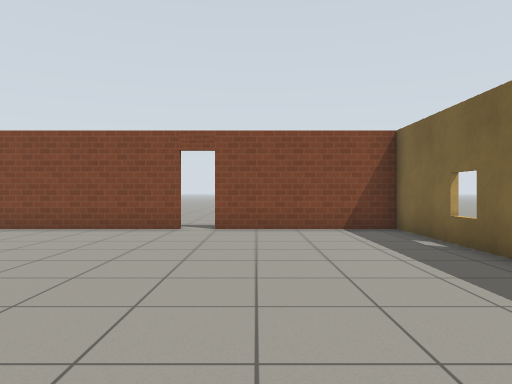
view 1 (above)

15 first-person views from a walk through a world built for the Gazebo simulator. The camera is 0.94 m above the floor, looks level and sees 70° across. The floor is counted in squares, 1 m on a side. Each view is taken from the middle of a square. On the plan, view 1 faces up. The plan holds only what a view shows up to about 13 squares ahead; the rest is blank. Gazebo's built-in surfaces are drawn with simple patterns.

view 2
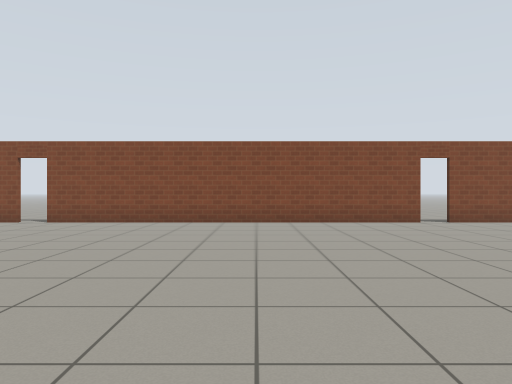

view 3
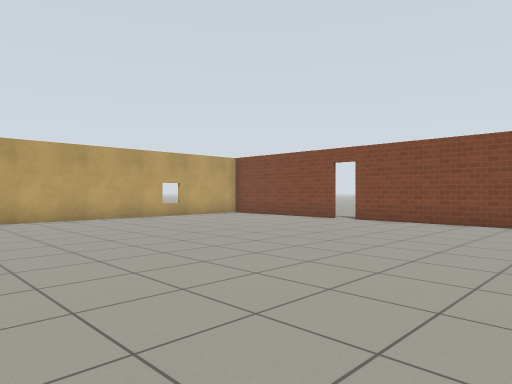

view 4
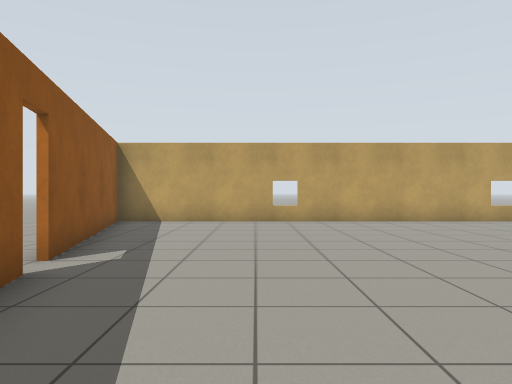

view 5
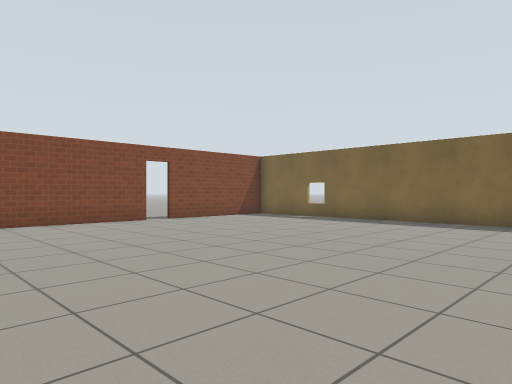

view 6
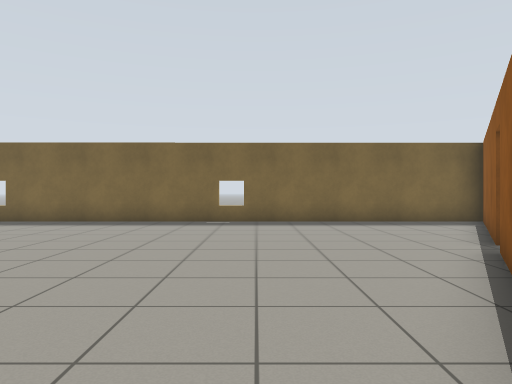

view 7
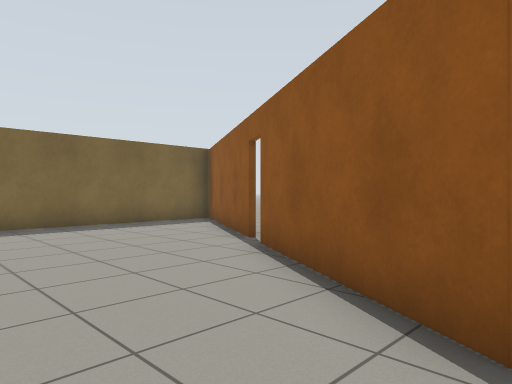

view 8
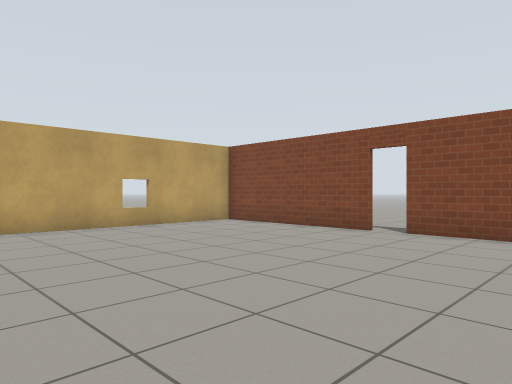

view 9
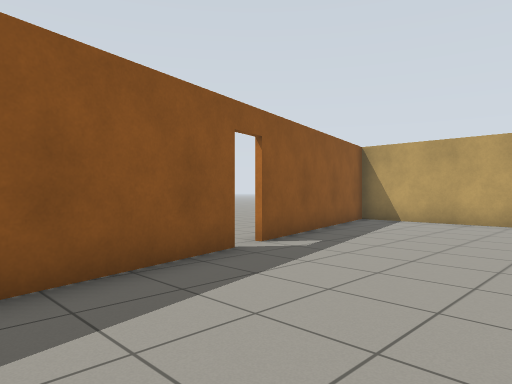

view 10
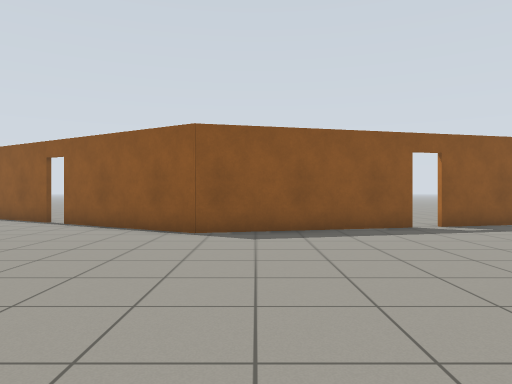

view 11
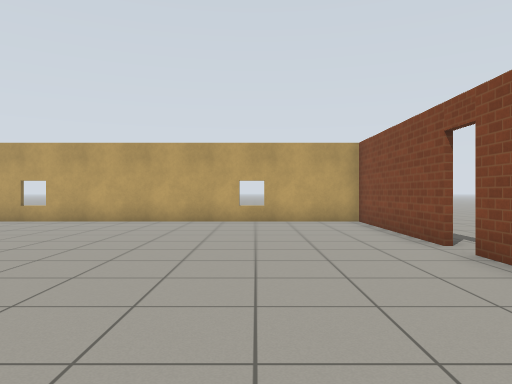

view 12
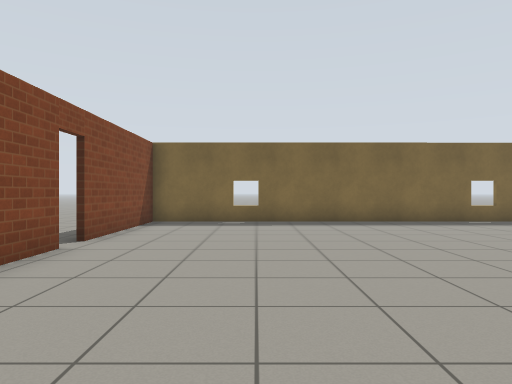

view 13
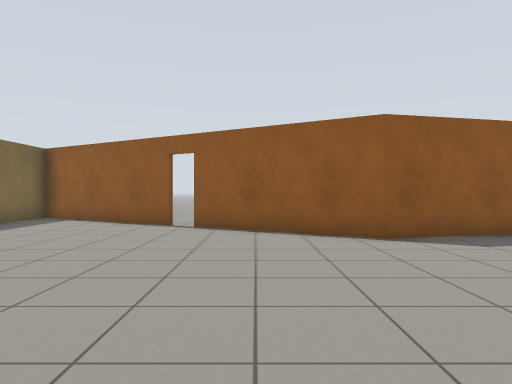

view 14
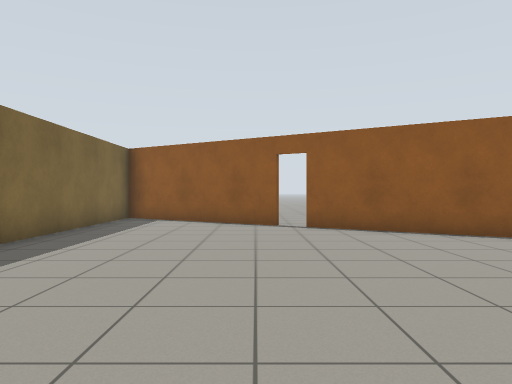

view 15
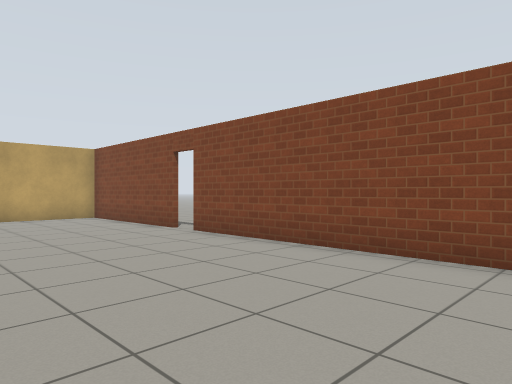

### Floor plan
Points are (right, up) in squares from view 1. A wall is a line through its corners. A room is listed if a view was taken in it or the views show most of it. See-through windows are left out.
Room 1 (views 1, 2, 3, 4, 5, 6, 7, 8, 9, 10, 11, 12, 13, 14, 15)
walls: (-12.2, -4.6) (-6.6, -3.3) (-2.3, -5.8); (-1.9, 9.3) (-13.5, 9.3); (-14.3, 9.3) (-19.6, 9.3) (-19.6, -6.4) (-12.9, -4.8); (-1.7, -6.2) (3.6, -9.2) (3.6, 9.3) (-1.1, 9.3)
ways out: open door at (-14, 9); open door at (-12.5, -5); open door at (-2, -6); open door at (-1.5, 9)

Where each view was taken, in squares from view 1:
view 1: 0 up, 0 right, facing up
view 2: 2 down, 7 left, facing up
view 3: 2 down, 7 left, facing up-left
view 4: 2 down, 8 left, facing left
view 5: 2 down, 8 left, facing up-right
view 6: 2 down, 8 left, facing right
view 7: 1 down, 7 left, facing down-right
view 8: 1 up, 10 left, facing up-left
view 9: 0 up, 8 left, facing down-left
view 10: 5 up, 8 left, facing down
view 11: 6 up, 8 left, facing left
view 12: 6 up, 8 left, facing right
view 13: 4 up, 4 left, facing down
view 14: 4 up, 1 left, facing down
view 15: 4 up, 6 left, facing up-left
